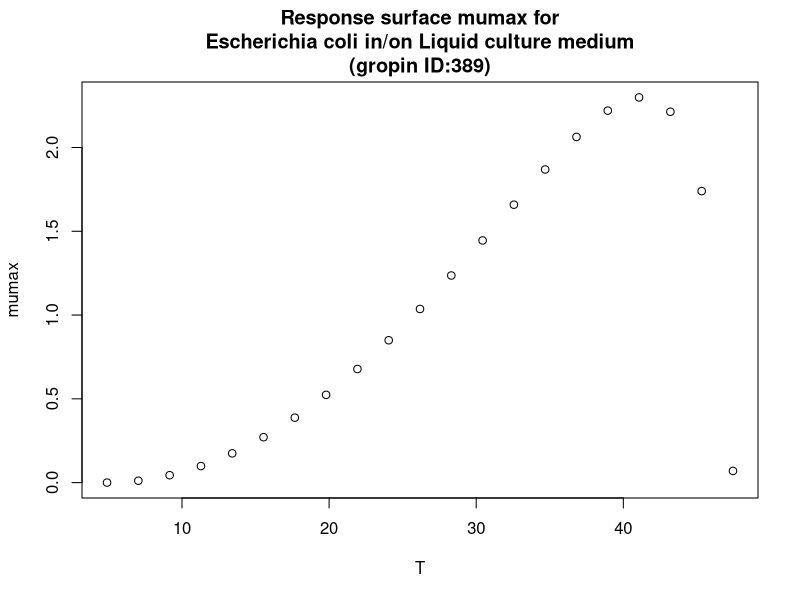

Reproduce this figure in R.
#############################
# start of Parameter script
#############################
T <- seq(4.9049,47.4525474525475,length.out=21)
#############################
# end of Parameter script
#############################
############################# 
# start of Model script Gropin ID 389 
#############################
 
# constant coefficients for this model
 
variables <- data.frame(T)
argumentsPar <- expand.grid(variables)
 
# heart of the model
response_surface <- function(T) {
   mumax <-(2.3*(T-47.5)*((T-4.9)^2))/((41.3-4.9)*((41.3-4.9)*(T-41.3)-(41.3-47.5)*(41.3+4.9-2*T)))

return(mumax=mumax)
} 

# output parameters
responseSurface <- cbind(argumentsPar,response_surface(argumentsPar['T']))
colnames(responseSurface) <- c(colnames(argumentsPar),'mumax')
#############################
# End of Model script
#############################
############################# 
# start of Visualisation script Gropin ID 389 
#############################
plot(T,responseSurface$'mumax',xlab='T',
                          ylab='mumax',main='Response surface mumax for
Escherichia coli in/on Liquid culture medium
(gropin ID:389)')
#############################
# End of Visualisation script
#############################
